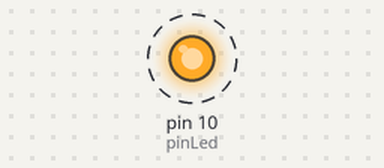
This sketch was run on a simulated Arduino Uno, built with avr-gcc and run on an emulated ATmega328P. Shown: output pins drawn as LEDs (lit = HIGH). Dashed ring = blinking.

Above: at 0.5 s.
Timing chart, 0 to 4.6 s (numbered marks = the images above):
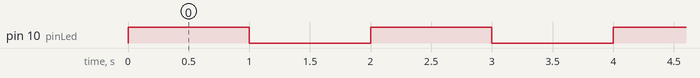

The sketch:

pisca-led.ino
```cpp
const int pinLed = 10;
const int tempDelay = 1000;

void setup() {
  pinMode(pinLed, OUTPUT);
}

void loop() {
  digitalWrite(pinLed, !digitalRead(pinLed));
  delay(tempDelay);
}
```

Measured:
- by itself, pin 10 (pinLed): alternates HIGH for 1.0 s and LOW for 1.0 s
